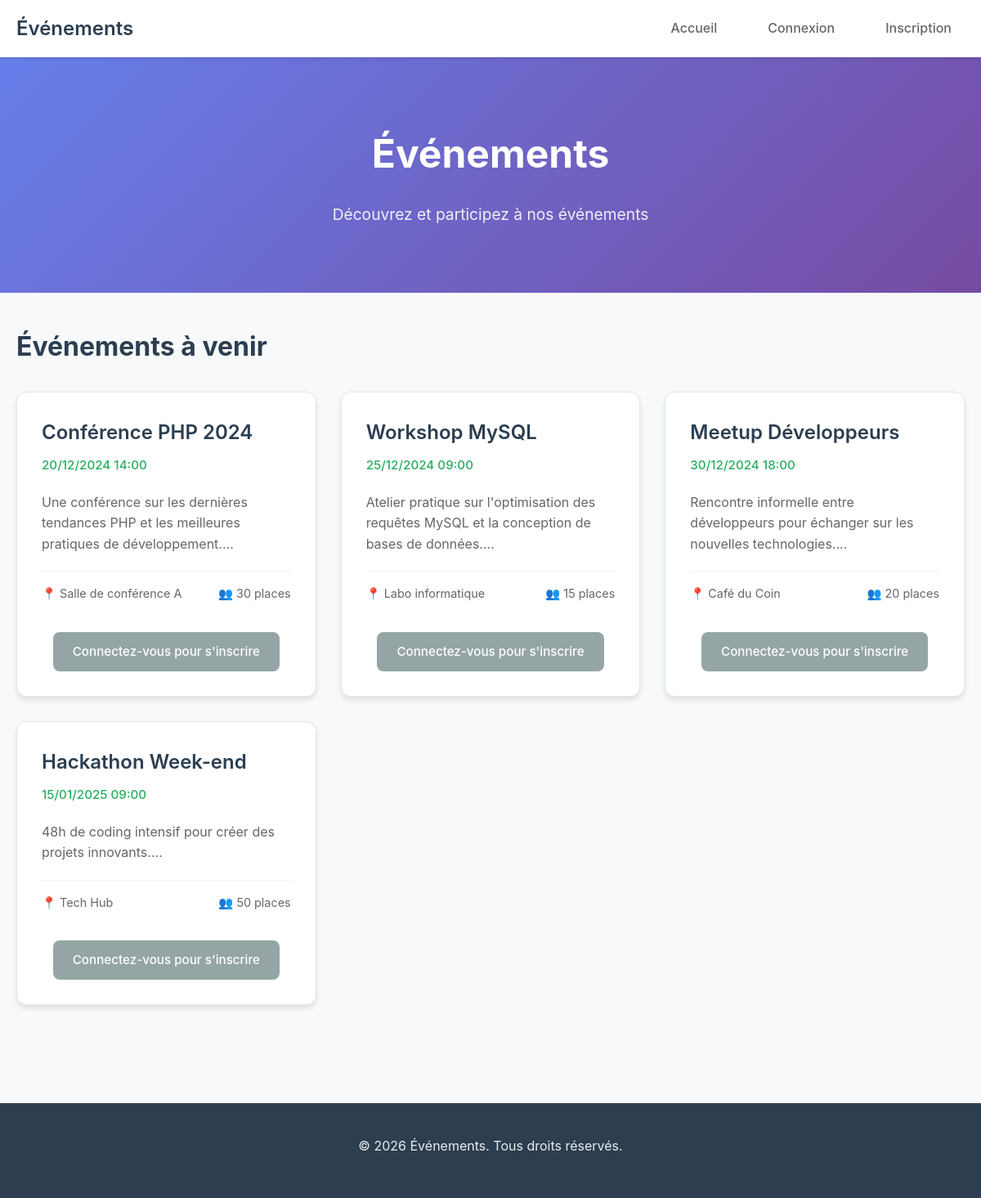
The page / on the database its author committed.
### tables this page shows
CREATE TABLE IF NOT EXISTS events (
    id INT AUTO_INCREMENT PRIMARY KEY,
    title VARCHAR(200) NOT NULL,
    description TEXT NOT NULL,
    event_date DATETIME NOT NULL,
    location VARCHAR(200) NOT NULL,
    capacity INT NOT NULL DEFAULT 50,
    image_url VARCHAR(255),
    status ENUM('draft', 'published', 'cancelled') DEFAULT 'draft',
    created_by INT NOT NULL,
    created_at TIMESTAMP DEFAULT CURRENT_TIMESTAMP,
    updated_at TIMESTAMP DEFAULT CURRENT_TIMESTAMP ON UPDATE CURRENT_TIMESTAMP,
    FOREIGN KEY (created_by) REFERENCES users(id) ON DELETE CASCADE
);

### src/services/AuthService.php (called while the page is built, shortened)
<?php
class AuthService {
    public static function isLoggedIn(): bool {
        return isset($_SESSION['user_id']) && !empty($_SESSION['user_id']);
    }
}

### index.php (the view, shortened to what this page needs)
<?php
require_once 'src/services/AuthService.php';
$database = Database::getInstance();
$mysqli = $database->getConnection();
$events = [];
$sql = "SELECT * FROM events WHERE status = 'published' ORDER BY event_date ASC LIMIT 6";
$result = $mysqli->query($sql);
if ($result) {
    while ($row = $result->fetch_assoc()) {
        $events[] = $row;
    }
}
?>
<!DOCTYPE html>
<html lang="fr">
<head>
    <link rel="stylesheet" href="/public/css/style.css">
</head>
<body>
    <header class="main-header">
        <nav class="navbar">
            <div class="nav-container">
                <a href="index.php" class="nav-brand">
                    <h1>Événements</h1>
                </a>
                <ul class="nav-menu">
                    <?php if (AuthService::isLoggedIn()): ?>
                        <li><a href="index.php">Accueil</a></li>
                        <?php if (AuthService::isLoggedIn() && !AuthService::isAdmin()): ?>
                            <li><a href="my_registrations.php">Mes inscriptions</a></li>
                        <?php endif; ?>
                        <?php if (AuthService::isAdmin()): ?>
                            <li><a href="admin/index.php" class="admin-link">Admin</a></li>
                        <?php endif; ?>
                        <li>
                            <span class="user-welcome">
                                Bonjour, <?php echo htmlspecialchars($_SESSION['user_name']); ?>
                            </span>
                        </li>
                        <li><a href="logout.php">Déconnexion</a></li>
                    <?php else: ?>
                        <li><a href="index.php">Accueil</a></li>
                        <li><a href="login.php">Connexion</a></li>
                        <li><a href="register.php">Inscription</a></li>
                    <?php endif; ?>
                </ul>
            </div>
        </nav>
    </header>
    <main class="main-content">
<div class="container">
     <header class="hero">
         <h1>Événements</h1>
         <p>Découvrez et participez à nos événements</p>
     </header>
    <section class="events-section">
        <h2>Événements à venir</h2>
        <?php if (empty($events)): ?>
            <div class="no-events">
                <p>Aucun événement publié pour le moment.</p>
            </div>
        <?php else: ?>
            <div class="events-grid">
                <?php foreach ($events as $event): ?>
                    <div class="event-card">
                        <div class="event-header">
                            <h3 class="event-title"><?php echo htmlspecialchars($event['title']); ?></h3>
                            <span class="event-date">
                                <?php
                                $date = new DateTime($event['event_date']);
                                echo $date->format('d/m/Y H:i');
                                ?>
                            </span>
                        </div>
                        <p class="event-description">
                            <?php echo htmlspecialchars(substr($event['description'], 0, 150)) . '...'; ?>
                        </p>
                        <div class="event-footer">
                            <span class="event-location">
                                📍 <?php echo htmlspecialchars($event['location']); ?>
                            </span>
                            <span class="event-capacity">
                                👥 <?php echo $event['capacity']; ?> places
                            </span>
                        </div>
                        <div class="event-actions">
                            <?php if (AuthService::isLoggedIn()): ?>
                                <a href="event_detail.php?id=<?php echo $event['id']; ?>" class="btn btn-primary">
                                    Voir détails
                                </a>
                            <?php else: ?>
                                <a href="login.php" class="btn btn-secondary">
                                    Connectez-vous pour s'inscrire
                                </a>
                            <?php endif; ?>
                        </div>
                    </div>
                <?php endforeach; ?>
            </div>
        <?php endif; ?>
    </section>
</div>
    </main>
    <footer class="main-footer">
        <div class="footer-container">
            <p>&copy; <?php echo date('Y'); ?> Événements. Tous droits réservés.</p>
        </div>
    </footer>
</body>
</html>

### public/css/style.css (style rules this page uses)
* { margin: 0; padding: 0; box-sizing: border-box; }
body { font-family: -apple-system, BlinkMacSystemFont, 'Segoe UI', Roboto, sans-serif; line-height: 1.6; color: #333; background-color: #f8f9fa; }
.container { max-width: 1200px; margin: 0 auto; padding: 20px; }
.main-header { background: #fff; box-shadow: 0 2px 4px rgba(0,0,0,0.1); position: sticky; top: 0; z-index: 100; }
.navbar { padding: 0; }
.nav-container { max-width: 1200px; margin: 0 auto; display: flex; justify-content: space-between; align-items: center; padding: 0 20px; height: 70px; }
.nav-brand { text-decoration: none; color: #333; }
.nav-brand h1 { font-size: 1.5rem; font-weight: 600; color: #2c3e50; }
.nav-menu { display: flex; list-style: none; align-items: center; gap: 30px; }
.nav-menu a { text-decoration: none; color: #666; font-weight: 500; padding: 8px 16px; border-radius: 6px; transition: all 0.3s ease; }
.hero { background: linear-gradient(135deg, #667eea 0%, #764ba2 100%); color: white; text-align: center; padding: 80px 20px; margin: -20px -20px 40px -20px; }
.hero h1 { font-size: 3rem; font-weight: 700; margin-bottom: 20px; }
.hero p { font-size: 1.2rem; opacity: 0.9; }
.events-section { margin-bottom: 40px; }
.events-section h2 { font-size: 2rem; margin-bottom: 30px; color: #2c3e50; }
.events-grid { display: grid; grid-template-columns: repeat(auto-fill, minmax(350px, 1fr)); gap: 30px; margin-top: 30px; }
.event-card { background: white; border-radius: 12px; padding: 30px; box-shadow: 0 4px 6px rgba(0,0,0,0.1); border: 1px solid #e1e8ed; transition: all 0.3s ease; }
.event-header { margin-bottom: 20px; }
.event-title { font-size: 1.5rem; font-weight: 600; color: #2c3e50; margin-bottom: 8px; }
.event-date { color: #27ae60; font-weight: 500; font-size: 0.95rem; }
.event-description { color: #666; margin-bottom: 20px; line-height: 1.6; }
.event-footer { display: flex; justify-content: space-between; align-items: center; margin-bottom: 20px; padding: 15px 0; border-top: 1px solid #f1f3f4; }
.event-location, .event-capacity { font-size: 0.9rem; color: #666; }
.event-actions { text-align: center; }
.btn { display: inline-block; padding: 12px 24px; border: none; border-radius: 8px; text-decoration: none; font-weight: 500; text-align: center; cursor: pointer; transition: all 0.3s ease; font-size: 0.95rem; }
.btn-secondary { background: #95a5a6; color: white; }
.main-footer { background: #2c3e50; color: white; text-align: center; padding: 40px 20px; margin-top: 60px; }
.footer-container p { margin-bottom: 10px; opacity: 0.9; }

### rows shown on the page
events: title "Conférence PHP 2024", event_date "20/12/2024 14:00", description "Une conférence sur les dernières tendances PHP et les meilleures pratiques de développement.", location "Salle de conférence A", capacity "30"
events: title "Workshop MySQL", event_date "25/12/2024 09:00", description "Atelier pratique sur l'optimisation des requêtes MySQL et la conception de bases de données.", location "Labo informatique", capacity "15"
events: title "Meetup Développeurs", event_date "30/12/2024 18:00", description "Rencontre informelle entre développeurs pour échanger sur les nouvelles technologies.", location "Café du Coin", capacity "20"
events: title "Hackathon Week-end", event_date "15/01/2025 09:00", description "48h de coding intensif pour créer des projets innovants.", location "Tech Hub", capacity "50"
